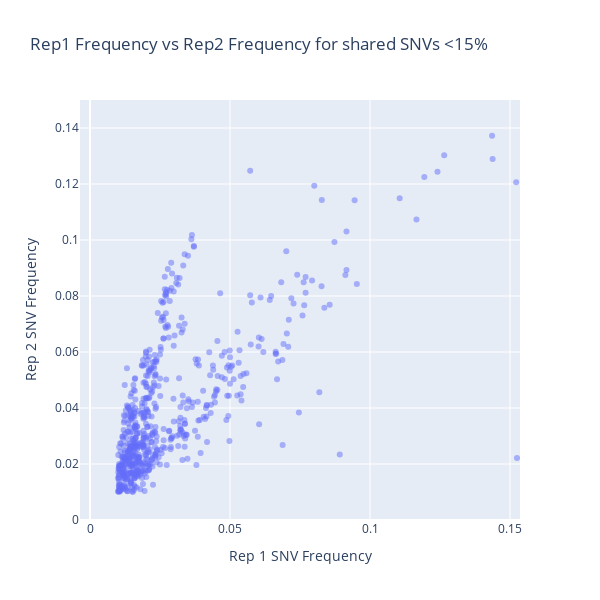

Here is the notebook cell this chart was saved with:
### Code cell
import plotly.express as px

# Scatter plot of rep1_freq vs rep2_freq
fig = px.scatter(shared_vars_pivot, 
                 x="rep1_freq", 
                 y="rep2_freq", 
                 title="Rep1 Frequency vs Rep2 Frequency for shared SNVs <15%",
                 labels={"rep1_freq": "Rep 1 SNV Frequency", "rep2_freq": "Rep 2 SNV Frequency"},
                 opacity=0.5,
                 hover_data=["sample_var"])

# Define axis limits
x_min, x_max = 0, 0.15  # Adjust as needed
y_min, y_max = 0, 0.15  # Adjust as needed

# Make the plot square and set axis limits
fig.update_layout(
    width=600,  
    height=600,  
    xaxis=dict(scaleanchor="y", range=[x_min, x_max]),  
    yaxis=dict(range=[y_min, y_max])
)

# Show the plot
fig.show()

### Figure 1 — Plotly figure (JSON) as saved in the notebook; plotly's stock layout.template omitted (floating-point values rounded to 4 significant figures; data arrays with more than 128 entries replaced by an {"elided": "..."} marker saying what was removed)
{"data": [{"customdata": {"elided": "681x1 str values"}, "hovertemplate": "Rep 1 SNV Frequency=%{x}<br>Rep 2 SNV Frequency=%{y}<br>sample_var=%{customdata[0]}<extra></extra>", "legendgroup": "", "marker": {"color": "#636efa", "opacity": 0.5, "symbol": "circle"}, "mode": "markers", "name": "", "orientation": "v", "showlegend": false, "type": "scatter", "x": {"elided": "681 float values"}, "xaxis": "x", "y": {"elided": "681 float values"}, "yaxis": "y"}], "layout": {"height": 600, "legend": {"tracegroupgap": 0}, "title": {"text": "Rep1 Frequency vs Rep2 Frequency for shared SNVs <15%"}, "width": 600, "xaxis": {"anchor": "y", "domain": [0, 1], "range": [-0.003571, 0.1536], "scaleanchor": "y", "title": {"text": "Rep 1 SNV Frequency"}, "type": "linear"}, "yaxis": {"anchor": "x", "domain": [0, 1], "range": [0, 0.15], "title": {"text": "Rep 2 SNV Frequency"}, "type": "linear"}}}
